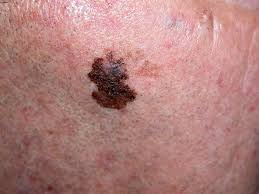
#> input picture semestre4/pdi/extra/manchas5.jpg, 259 x 194 px
$ python -i extra.py   (imports and definitions only)
#> lines starting #> are read from the running program, lines starting #| are printed output that depends on the picture; after the words box and inside, x2 and y2 are one past the last pixel; in counts of white or black regions, pixels touching at a corner belong together
#> further down, picture is the input picture: shape (194, 259, 3); mean B, G, R 124.8, 128.4, 176.3
import cv2
import numpy as np
import tkinter as tk
from tkinter import filedialog, messagebox
from PIL import Image, ImageTk
import os
from tkinter import ttk
from typing import Tuple, Optional, Dict

def preprocesar_imagen_color(img_color: np.ndarray) -> np.ndarray:
    """
    Preprocesa una imagen a color convirtiéndola a escala de grises, binarizándola,
    aplicando filtros de mediana, dilataciones y erosiones.

    Args:
        img_color (np.ndarray): Imagen en color (BGR).

    Returns:
        np.ndarray: Imagen binaria resultante.
    """
    # 1) Convertir a escala de grises
    img_gray = cv2.cvtColor(img_color, cv2.COLOR_BGR2GRAY)
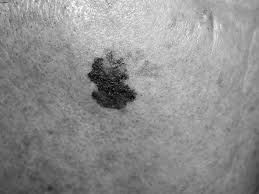
#> img_gray: shape (194, 259); min 3, max 250, mean 142.3

    # 2) Binarizar con umbral fijo
    _, img_bin = cv2.threshold(img_gray, 70, 255, cv2.THRESH_BINARY)
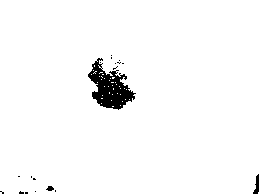
#> img_bin: shape (194, 259); 97.3% white; 19 black regions (16 under 20 px), largest, box (x1, y1, x2, y2) and area: (88, 58, 136, 110) 1208, (253, 174, 259, 194) 67, (46, 186, 54, 191) 28

    # 3) Aplicar 2 filtros de mediana
    img_bin = cv2.medianBlur(img_bin, 3)
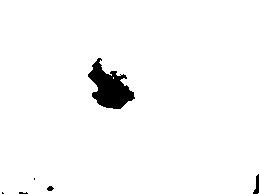
#> img_bin: shape (194, 259); 97.3% white; 6 black regions (3 under 20 px), largest, box (x1, y1, x2, y2) and area: (88, 58, 135, 109) 1259, (253, 174, 259, 194) 67, (47, 186, 54, 191) 25
    img_bin = cv2.medianBlur(img_bin, 3)
#> img_bin: shape (194, 259); 97.3% white; 5 black regions (2 under 20 px), largest, box (x1, y1, x2, y2) and area: (88, 58, 135, 109) 1258, (253, 174, 259, 194) 68, (47, 186, 53, 191) 24

    # 4) Aplicar filtro máximo (dilataciones) 5 veces
    kernel = np.ones((3, 3), np.uint8)
    img_bin = cv2.dilate(img_bin, kernel, iterations=5)
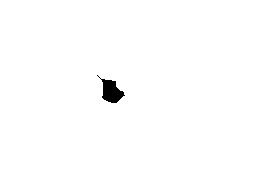
#> img_bin: shape (194, 259); 99.3% white; 1 black region, box (x1, y1, x2, y2) and area: (97, 75, 125, 103) 368

    # 5) Aplicar filtro mínimo (erosiones) 14 veces
    img_bin = cv2.erode(img_bin, kernel, iterations=14)
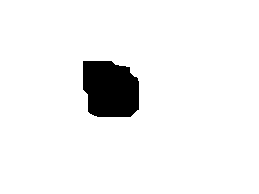
#> img_bin: shape (194, 259); 94.6% white; 1 black region, box (x1, y1, x2, y2) and area: (83, 61, 139, 117) 2734

    return img_bin

class MorfologiaGUI:
    # [1210 lines left out: functions __init__, seleccionar_imagen, invertir_binaria, mostrar_binaria_actual, procesar_imagen, procesar_imagen_sin_preprocesamiento and 25 more, not called in this run]

# Ejecutar la aplicación
# [4 lines not run here, left out]

>>> import cv2
>>> picture = cv2.imread('manchas5.jpg')
>>> result = preprocesar_imagen_color(picture)
